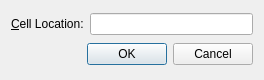
<?xml version="1.0" encoding="UTF-8"?>
<ui version="4.0">
 <class>GoToCellDialog</class>
 <widget class="QDialog" name="GoToCellDialog">
  <property name="geometry">
   <rect>
    <x>0</x>
    <y>0</y>
    <width>264</width>
    <height>80</height>
   </rect>
  </property>
  <property name="windowTitle">
   <string>Go to Cell</string>
  </property>
  <layout class="QVBoxLayout" name="verticalLayout">
   <item>
    <layout class="QHBoxLayout" name="horizontalLayout">
     <item>
      <widget class="QLabel" name="label">
       <property name="text">
        <string>&amp;Cell Location:</string>
       </property>
       <property name="buddy">
        <cstring>lineEdit</cstring>
       </property>
      </widget>
     </item>
     <item>
      <widget class="QLineEdit" name="lineEdit"/>
     </item>
    </layout>
   </item>
   <item>
    <widget class="QDialogButtonBox" name="buttonBox">
     <property name="orientation">
      <enum>Qt::Horizontal</enum>
     </property>
     <property name="standardButtons">
      <set>QDialogButtonBox::Cancel|QDialogButtonBox::Ok</set>
     </property>
    </widget>
   </item>
  </layout>
 </widget>
 <resources/>
 <connections>
  <connection>
   <sender>buttonBox</sender>
   <signal>accepted()</signal>
   <receiver>GoToCellDialog</receiver>
   <slot>accept()</slot>
   <hints>
    <hint type="sourcelabel">
     <x>248</x>
     <y>254</y>
    </hint>
    <hint type="destinationlabel">
     <x>157</x>
     <y>274</y>
    </hint>
   </hints>
  </connection>
  <connection>
   <sender>buttonBox</sender>
   <signal>rejected()</signal>
   <receiver>GoToCellDialog</receiver>
   <slot>reject()</slot>
   <hints>
    <hint type="sourcelabel">
     <x>316</x>
     <y>260</y>
    </hint>
    <hint type="destinationlabel">
     <x>286</x>
     <y>274</y>
    </hint>
   </hints>
  </connection>
 </connections>
</ui>
